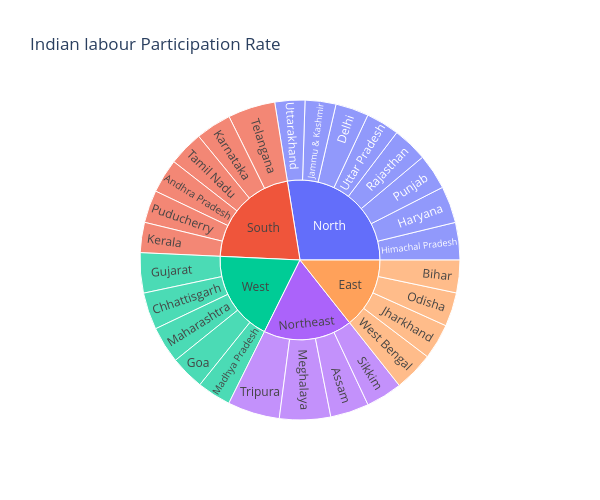

Write notebook code for a chart like this one.
### Code cell
labour_participation = final_unemp_df[["general_region",'labour_participation_rate','state']]
figure = px.sunburst(labour_participation, path=["general_region","state"], 
                     values='labour_participation_rate',
                     width=600, height=500,  
                     title="Indian labour Participation Rate")
figure.show()

### Figure 1 — Plotly figure (JSON) as saved in the notebook; plotly's stock layout.template omitted (floating-point values rounded to 4 significant figures)
{"data": [{"branchvalues": "total", "domain": {"x": [0, 1], "y": [0, 1]}, "hovertemplate": "labels=%{label}<br>labour_participation_rate=%{value}<br>parent=%{parent}<br>id=%{id}<extra></extra>", "ids": ["South/Andhra Pradesh", "Northeast/Assam", "East/Bihar", "West/Chhattisgarh", "North/Delhi", "West/Goa", "West/Gujarat", "North/Haryana", "North/Himachal Pradesh", "North/Jammu & Kashmir", "East/Jharkhand", "South/Karnataka", "South/Kerala", "West/Madhya Pradesh", "West/Maharashtra", "Northeast/Meghalaya", "East/Odisha", "South/Puducherry", "North/Punjab", "North/Rajasthan", "Northeast/Sikkim", "South/Tamil Nadu", "South/Telangana", "Northeast/Tripura", "North/Uttar Pradesh", "North/Uttarakhand", "East/West Bengal", "East", "North", "Northeast", "South", "West"], "labels": ["Andhra Pradesh", "Assam", "Bihar", "Chhattisgarh", "Delhi", "Goa", "Gujarat", "Haryana", "Himachal Pradesh", "Jammu & Kashmir", "Jharkhand", "Karnataka", "Kerala", "Madhya Pradesh", "Maharashtra", "Meghalaya", "Odisha", "Puducherry", "Punjab", "Rajasthan", "Sikkim", "Tamil Nadu", "Telangana", "Tripura", "Uttar Pradesh", "Uttarakhand", "West Bengal", "East", "North", "Northeast", "South", "West"], "name": "", "parents": ["South", "Northeast", "East", "West", "North", "West", "West", "North", "North", "North", "East", "South", "South", "West", "West", "Northeast", "East", "South", "North", "North", "Northeast", "South", "South", "Northeast", "North", "North", "East", "", "", "", "", ""], "type": "sunburst", "values": [710.4, 803.2, 680.7, 770.9, 690.1, 709.9, 836.4, 766.7, 778.1, 641.6, 740.5, 742.7, 628.6, 705.6, 765.3, 1064.0, 705.7, 678.9, 743.1, 730.4, 754.4, 729.7, 985.2, 1084, 694.1, 624.9, 826.7, 2954.0, 5669.0, 3705.0, 4476.0, 3788.0]}], "layout": {"height": 500, "legend": {"tracegroupgap": 0}, "title": {"text": "Indian labour Participation Rate"}, "width": 600}}
